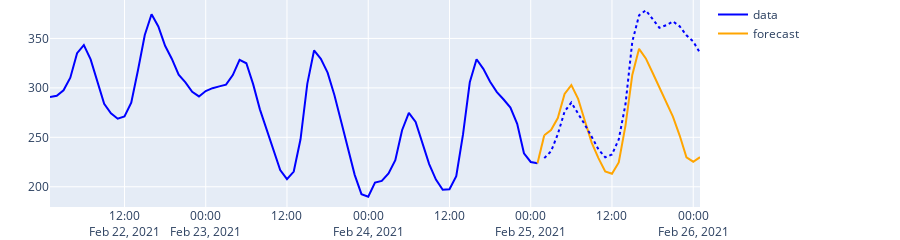

Notebook code cell kept with this figure:
### Code cell
generate_and_display(CarbonIntensityForecastModels.PERIODIC_PERSISTENCE)
